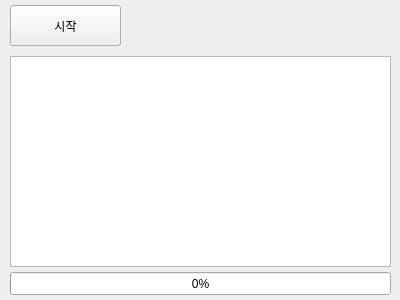
<?xml version="1.0" encoding="UTF-8"?>
<ui version="4.0">
 <class>Form</class>
 <widget class="QWidget" name="Form">
  <property name="geometry">
   <rect>
    <x>0</x>
    <y>0</y>
    <width>400</width>
    <height>300</height>
   </rect>
  </property>
  <property name="maximumSize">
   <size>
    <width>400</width>
    <height>300</height>
   </size>
  </property>
  <property name="windowTitle">
   <string>Form</string>
  </property>
  <widget class="QTextBrowser" name="txvLog">
   <property name="geometry">
    <rect>
     <x>10</x>
     <y>56</y>
     <width>381</width>
     <height>211</height>
    </rect>
   </property>
  </widget>
  <widget class="QPushButton" name="btnStart">
   <property name="geometry">
    <rect>
     <x>10</x>
     <y>5</y>
     <width>111</width>
     <height>41</height>
    </rect>
   </property>
   <property name="text">
    <string>시작</string>
   </property>
  </widget>
  <widget class="QProgressBar" name="pgbTask">
   <property name="geometry">
    <rect>
     <x>10</x>
     <y>272</y>
     <width>381</width>
     <height>23</height>
    </rect>
   </property>
   <property name="value">
    <number>0</number>
   </property>
  </widget>
 </widget>
 <resources/>
 <connections/>
</ui>
